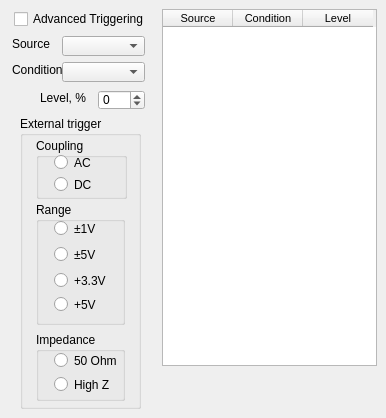
   <widget class="QWidget" name="tabTrigger">
    <attribute name="title">
     <string>Trigger</string>
    </attribute>
    <widget class="QTableWidget" name="tableAdvancedTriggering">
     <property name="geometry">
      <rect>
       <x>162</x>
       <y>9</y>
       <width>215</width>
       <height>357</height>
      </rect>
     </property>
     <property name="sizePolicy">
      <sizepolicy hsizetype="Expanding" vsizetype="Expanding">
       <horstretch>0</horstretch>
       <verstretch>0</verstretch>
      </sizepolicy>
     </property>
     <property name="editTriggers">
      <set>QAbstractItemView::NoEditTriggers</set>
     </property>
     <property name="tabKeyNavigation">
      <bool>false</bool>
     </property>
     <property name="selectionMode">
      <enum>QAbstractItemView::SingleSelection</enum>
     </property>
     <property name="selectionBehavior">
      <enum>QAbstractItemView::SelectRows</enum>
     </property>
     <property name="columnCount">
      <number>3</number>
     </property>
     <attribute name="horizontalHeaderDefaultSectionSize">
      <number>70</number>
     </attribute>
     <column>
      <property name="text">
       <string>Source</string>
      </property>
      <property name="font">
       <font>
        <family>Arial</family>
        <pointsize>8</pointsize>
       </font>
      </property>
     </column>
     <column>
      <property name="text">
       <string>Condition</string>
      </property>
      <property name="font">
       <font>
        <family>Arial</family>
        <pointsize>8</pointsize>
       </font>
      </property>
     </column>
     <column>
      <property name="text">
       <string>Level</string>
      </property>
      <property name="font">
       <font>
        <family>Arial</family>
        <pointsize>8</pointsize>
       </font>
      </property>
     </column>
    </widget>
    <widget class="QCheckBox" name="ckbAdvanceTriggering">
     <property name="geometry">
      <rect>
       <x>14</x>
       <y>10</y>
       <width>135</width>
       <height>18</height>
      </rect>
     </property>
     <property name="text">
      <string>Advanced Triggering</string>
     </property>
    </widget>
    <widget class="QGroupBox" name="boxExternalTriggerParameters">
     <property name="enabled">
      <bool>true</bool>
     </property>
     <property name="geometry">
      <rect>
       <x>20</x>
       <y>116</y>
       <width>121</width>
       <height>293</height>
      </rect>
     </property>
     <property name="minimumSize">
      <size>
       <width>0</width>
       <height>0</height>
      </size>
     </property>
     <property name="title">
      <string>External trigger</string>
     </property>
     <widget class="QGroupBox" name="groupBox_3">
      <property name="geometry">
       <rect>
        <x>16</x>
        <y>216</y>
        <width>89</width>
        <height>69</height>
       </rect>
      </property>
      <property name="title">
       <string>Impedance</string>
      </property>
      <widget class="QRadioButton" name="rbtnTriggerFiftyOhm">
       <property name="geometry">
        <rect>
         <x>18</x>
         <y>20</y>
         <width>67</width>
         <height>17</height>
        </rect>
       </property>
       <property name="text">
        <string>50 Ohm</string>
       </property>
       <property name="autoExclusive">
        <bool>false</bool>
       </property>
      </widget>
      <widget class="QRadioButton" name="rbtnTriggerHighZ">
       <property name="geometry">
        <rect>
         <x>18</x>
         <y>44</y>
         <width>61</width>
         <height>17</height>
        </rect>
       </property>
       <property name="text">
        <string>High Z</string>
       </property>
       <property name="autoExclusive">
        <bool>false</bool>
       </property>
      </widget>
     </widget>
     <widget class="QGroupBox" name="groupBox_6">
      <property name="geometry">
       <rect>
        <x>16</x>
        <y>86</y>
        <width>89</width>
        <height>123</height>
       </rect>
      </property>
      <property name="title">
       <string>Range</string>
      </property>
      <widget class="QRadioButton" name="rbtnTriggerOneVolt">
       <property name="geometry">
        <rect>
         <x>18</x>
         <y>18</y>
         <width>51</width>
         <height>17</height>
        </rect>
       </property>
       <property name="text">
        <string>±1V</string>
       </property>
       <property name="autoExclusive">
        <bool>false</bool>
       </property>
      </widget>
      <widget class="QRadioButton" name="rbtnTriggerFiveVolt">
       <property name="geometry">
        <rect>
         <x>18</x>
         <y>44</y>
         <width>51</width>
         <height>17</height>
        </rect>
       </property>
       <property name="text">
        <string>±5V</string>
       </property>
       <property name="autoExclusive">
        <bool>false</bool>
       </property>
      </widget>
      <widget class="QRadioButton" name="rbtnTrigger3V3">
       <property name="geometry">
        <rect>
         <x>18</x>
         <y>70</y>
         <width>59</width>
         <height>17</height>
        </rect>
       </property>
       <property name="text">
        <string>+3.3V</string>
       </property>
       <property name="autoExclusive">
        <bool>false</bool>
       </property>
      </widget>
      <widget class="QRadioButton" name="rbtnTriggerPlus5V">
       <property name="geometry">
        <rect>
         <x>18</x>
         <y>94</y>
         <width>59</width>
         <height>17</height>
        </rect>
       </property>
       <property name="text">
        <string>+5V</string>
       </property>
       <property name="autoExclusive">
        <bool>false</bool>
       </property>
      </widget>
     </widget>
     <widget class="QGroupBox" name="groupBox_7">
      <property name="geometry">
       <rect>
        <x>16</x>
        <y>22</y>
        <width>91</width>
        <height>61</height>
       </rect>
      </property>
      <property name="title">
       <string>Coupling</string>
      </property>
      <widget class="QRadioButton" name="rbtnTriggerAC">
       <property name="geometry">
        <rect>
         <x>18</x>
         <y>16</y>
         <width>47</width>
         <height>17</height>
        </rect>
       </property>
       <property name="text">
        <string>AC</string>
       </property>
       <property name="autoExclusive">
        <bool>false</bool>
       </property>
      </widget>
      <widget class="QRadioButton" name="rbtnTriggerDC">
       <property name="geometry">
        <rect>
         <x>18</x>
         <y>38</y>
         <width>47</width>
         <height>17</height>
        </rect>
       </property>
       <property name="text">
        <string>DC</string>
       </property>
       <property name="autoExclusive">
        <bool>false</bool>
       </property>
      </widget>
     </widget>
    </widget>
    <widget class="QLabel" name="label_4">
     <property name="geometry">
      <rect>
       <x>12</x>
       <y>62</y>
       <width>51</width>
       <height>16</height>
      </rect>
     </property>
     <property name="text">
      <string>Condition</string>
     </property>
    </widget>
    <widget class="QSpinBox" name="spbxTriggerLevel">
     <property name="geometry">
      <rect>
       <x>98</x>
       <y>90</y>
       <width>47</width>
       <height>20</height>
      </rect>
     </property>
     <property name="minimum">
      <number>-100</number>
     </property>
     <property name="maximum">
      <number>100</number>
     </property>
    </widget>
    <widget class="QLabel" name="label_9">
     <property name="geometry">
      <rect>
       <x>40</x>
       <y>90</y>
       <width>51</width>
       <height>16</height>
      </rect>
     </property>
     <property name="text">
      <string>Level, %</string>
     </property>
    </widget>
    <widget class="QComboBox" name="cbxTriggerCondition">
     <property name="geometry">
      <rect>
       <x>62</x>
       <y>62</y>
       <width>83</width>
       <height>20</height>
      </rect>
     </property>
    </widget>
    <widget class="QComboBox" name="cbxTriggerSource">
     <property name="geometry">
      <rect>
       <x>62</x>
       <y>36</y>
       <width>83</width>
       <height>20</height>
      </rect>
     </property>
    </widget>
    <widget class="QLabel" name="label_3">
     <property name="geometry">
      <rect>
       <x>12</x>
       <y>36</y>
       <width>45</width>
       <height>16</height>
      </rect>
     </property>
     <property name="text">
      <string>Source</string>
     </property>
    </widget>
   </widget>
